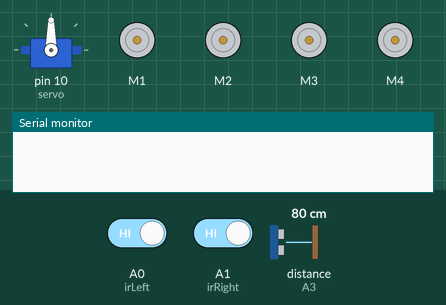
Recording of a sketch running on a simulated Arduino Uno, built with avr-gcc and run on an emulated ATmega328P. Parts: servo, 4 × DC motor (green arrow = forward, orange = backward, longer = faster), the last lines printed to the serial monitor. The inputs (shaded band) are chosen by the test bench; at power-on: A0 (irLeft) HIGH, distance to the obstacle (sensor on A3) 80 cm, A1 (irRight) HIGH. The echo pulse lasts 58.3 µs per cm.

Above: at 1.2 s.
1.3 s: A0 (irLeft) driven LOW
At 1.9 s:
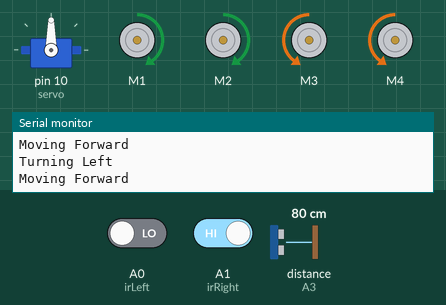
2.8 s: distance to the obstacle (sensor on A3) set to 14 cm
5.8 s: distance to the obstacle (sensor on A3) set to 11 cm
At 8.5 s:
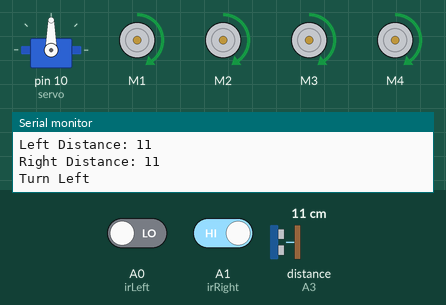
8.8 s: distance to the obstacle (sensor on A3) set to 35 cm
At 10.7 s:
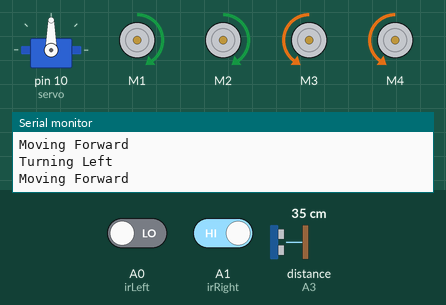
11.5 s: distance to the obstacle (sensor on A3) set to 2 cm
At 12.0 s:
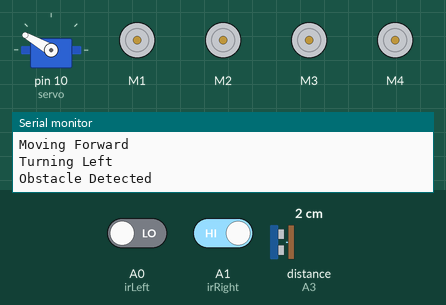
Timing chart, 0 to 15.5 s (numbered marks = the images above; inputs shaded):
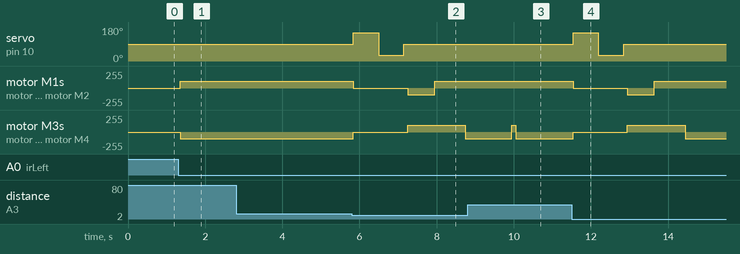

The sketch:

obstacklelinefollowing.ino
```cpp
#include <NewPing.h>
#include <Servo.h>
#include <AFMotor.h>

// HC-SR04 Sensor
#define TRIGGER_PIN A2
#define ECHO_PIN A3
#define MAX_DISTANCE 50

// IR Sensors
#define irLeft A0
#define irRight A1

// Servo Motor
Servo servo;

// Sonar Sensor
NewPing sonar(TRIGGER_PIN, ECHO_PIN, MAX_DISTANCE);

// Motors
AF_DCMotor motor1(1, MOTOR12_1KHZ);
AF_DCMotor motor2(2, MOTOR12_1KHZ);
AF_DCMotor motor3(3, MOTOR34_1KHZ);
AF_DCMotor motor4(4, MOTOR34_1KHZ);

int distance = 0;
int leftDistance;
int rightDistance;
boolean object;

void setup() {
  Serial.begin(9600);
  pinMode(irLeft, INPUT);
  pinMode(irRight, INPUT);
  servo.attach(10);
  servo.write(90);

  motor1.setSpeed(100);
  motor2.setSpeed(100);
  motor3.setSpeed(100);
  motor4.setSpeed(100);
}

void loop() {
  if (digitalRead(irLeft) == 0 && digitalRead(irRight) == 0) {
    objectAvoid();
    moveForward();
  }
  else if (digitalRead(irLeft) == 0 && digitalRead(irRight) == 1) {
    objectAvoid();
    Serial.println("Turning Left");
    moveLeft();
  }
  else if (digitalRead(irLeft) == 1 && digitalRead(irRight) == 0) {
    objectAvoid();
    Serial.println("Turning Right");
    moveRight();
  }
  else if (digitalRead(irLeft) == 1 && digitalRead(irRight) == 1) {
    Stop();
  }
}

void objectAvoid() {
  distance = getDistance();
  if (distance <= 12) {
    Stop();
    Serial.println("Obstacle Detected");

    lookLeft();
    lookRight();
    delay(100);

    if (rightDistance <= leftDistance) {
      object = true;
      turn();  // Turn left
      Serial.println("Turning Left to Avoid");
    } else {
      object = false;
      turn();  // Turn right
      Serial.println("Turning Right to Avoid");
    }
    delay(100);
  }
  else {
    Serial.println("Moving Forward");
    moveForward();
  }
}

int getDistance() {
  delay(50);
  int cm = sonar.ping_cm();
  if (cm == 0) cm = 100; // Default distance if no object is detected
  return cm;
}

int lookLeft() {
  servo.write(150); // Look left
  delay(500);
  leftDistance = getDistance();
  delay(100);
  servo.write(90); // Reset to center
  Serial.print("Left Distance: ");
  Serial.println(leftDistance);
  return leftDistance;
}

int lookRight() {
  servo.write(30); // Look right
  delay(500);
  rightDistance = getDistance();
  delay(100);
  servo.write(90); // Reset to center
  Serial.print("Right Distance: ");
  Serial.println(rightDistance);
  return rightDistance;
}

void Stop() {
  motor1.run(RELEASE);
  motor2.run(RELEASE);
  motor3.run(RELEASE);
  motor4.run(RELEASE);
}

void moveForward() {
  motor1.run(FORWARD);
  motor2.run(FORWARD);
  motor3.run(FORWARD);
  motor4.run(FORWARD);
}

void moveBackward() {
  motor1.run(BACKWARD);
  motor2.run(BACKWARD);
  motor3.run(BACKWARD);
  motor4.run(BACKWARD);
}

void turn() {
  if (object == false) { // Turning right
    Serial.println("Turn Right");
    moveLeft();
    delay(600);
    moveForward();
    delay(800);
    moveRight();
    delay(900);

    recoverLine();
  }
  else { // Turning left
    Serial.println("Turn Left");
    moveRight();
    delay(700);
    moveForward();
    delay(800);
    moveLeft();
    delay(900);

    recoverLine();
  }
}

void recoverLine() {
  // Continue forward until either sensor detects the line
  while (digitalRead(irLeft) == 1 && digitalRead(irRight) == 1) {
    moveForward();
    delay(100);
  }

  // Fine-tune alignment based on sensor readings
  if (digitalRead(irLeft) == 0 && digitalRead(irRight) == 1) {
    moveLeft();
    delay(300);
  } else if (digitalRead(irLeft) == 1 && digitalRead(irRight) == 0) {
    moveRight();
    delay(300);
  }
  Serial.println("Line Recovered");
  moveForward();
}

void moveRight() {
  motor1.run(BACKWARD);
  motor2.run(BACKWARD);
  motor3.run(FORWARD);
  motor4.run(FORWARD);
}

void moveLeft() {
  motor1.run(FORWARD);
  motor2.run(FORWARD);
  motor3.run(BACKWARD);
  motor4.run(BACKWARD);
}
```

Measured:
- the behaviour switches between 13 and 12 cm on distance to the obstacle (sensor on A3) (found by bisection; images 1 and 2)
- after the input at 1.3 s, motor M1, motor M2: stopped → forward 100/255 after 0.05 s; motor M3, motor M4: stopped → backward 100/255 after 0.05 s
- after the input at 5.8 s, servo on pin 10 (servo): 90° → 150° at once, → 30° 0.65 s later, → 90° 0.65 s later; motor M1, motor M2: forward 100/255 → stopped at once, → backward 100/255 1.4 s later, → forward 100/255 0.70 s later; motor M3, motor M4: backward 100/255 → stopped at once, → forward 100/255 1.4 s later, → backward 100/255 1.5 s later
- after the input at 8.8 s, servo on pin 10 (servo): stays 90° (without the input it goes to 150° after 1.3 s); motor M1, motor M2: stays forward 100/255 (without the input it goes to stopped after 1.3 s); motor M3, motor M4: goes on until 10.0 s, then stays backward 100/255
- after the input at 11.5 s, servo on pin 10 (servo): 90° → 150° at once, → 30° 0.65 s later, → 90° 0.65 s later; motor M1, motor M2: forward 100/255 → stopped at once, → backward 100/255 1.4 s later, → forward 100/255 0.70 s later; motor M3, motor M4: backward 100/255 → stopped at once, → forward 100/255 1.4 s later, → backward 100/255 1.5 s later
